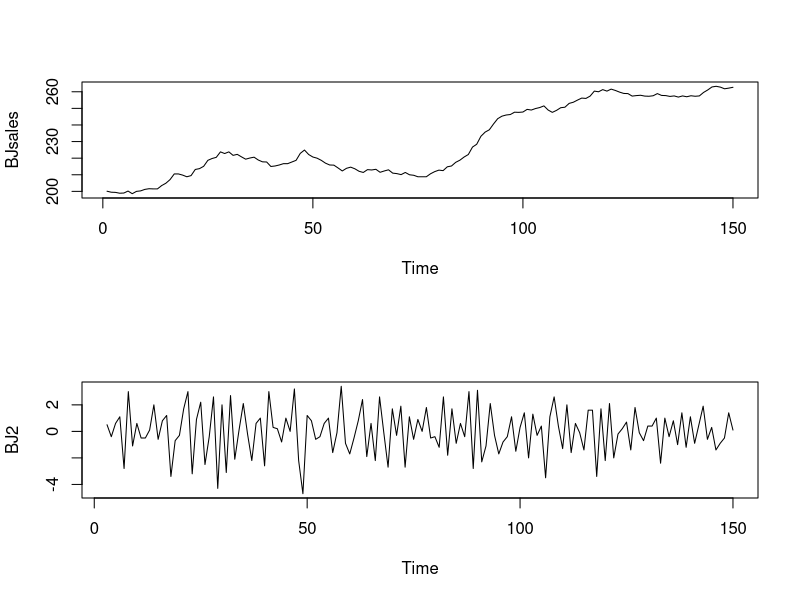
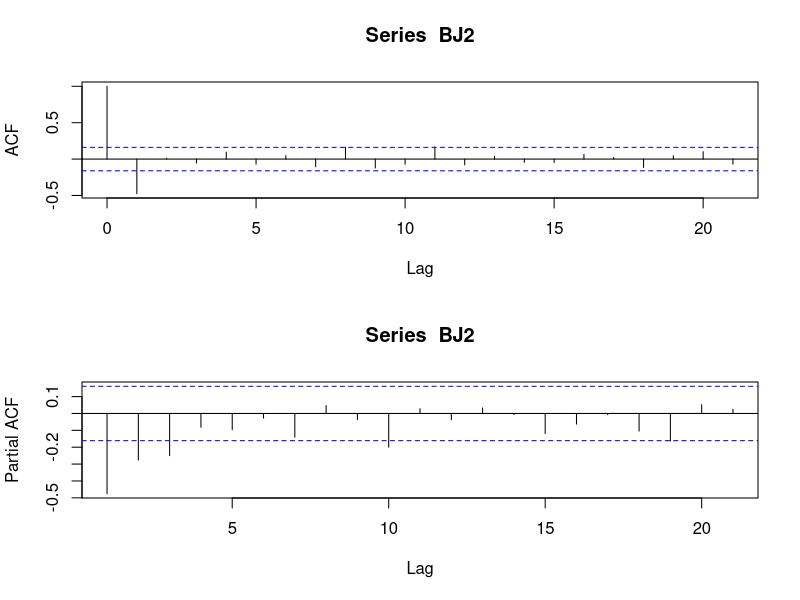

R code for these plots, in order:
#ARMA Fitting Example

#Use the BJsales data. Note that we have to assume the underlying time series is stationary, 
#which this clearly not (check this:)
par(mfrow=c(2,1))
plot(BJsales)

#Instead we'll use the twice-differenced version of this time series. More discussion of the 
#idea behind this differencing to come.
BJ2 <- diff(diff(BJsales))
plot(BJ2)

#Step 1 in the Box-Jenkins process is "Identification" (i.e., order identification).
#We will use ACF and PACF plots to help us decide what p and q are
acf(BJ2)
pacf(BJ2)

#These perhaps suggest that p<=3, q<=1. Let's now perform Step #2: "Estimation"
#Try fitting some of these models using ML
fit.ar <- arima(BJ2, order=c(3,0,0)) #AR(3) use include.mean=F to not estimate mu (valid in this case)
fit.ar
fit.ma <- arima(BJ2, order=c(0,0,1)) #MA(1)
fit.ma
fit.arma <- arima(BJ2, order=c(3,0,1)) #ARMA(3,1)
fit.arma

#Now try fitting some of these models using LS
fitls.ar <- arima(BJ2, order=c(3,0,0), method="CSS") #AR(3)
fitls.ar
fitls.ma <- arima(BJ2, order=c(0,0,1), method="CSS") #MA(1)
fitls.ma
fitls.arma <- arima(BJ2, order=c(3,0,1), method="CSS") #ARMA(3,1)
fitls.arma

#We can fit any number of models of different orders and use the output information to select 
#the model with the best fit. 
m1<-arima(BJ2,order=c(1,0,0))
m2<-arima(BJ2,order=c(2,0,0))
m3<-arima(BJ2,order=c(3,0,0))
m4<-arima(BJ2,order=c(4,0,0))
m5<-arima(BJ2,order=c(0,0,1))
m6<-arima(BJ2,order=c(0,0,2))
m7<-arima(BJ2,order=c(1,0,1))
m8<-arima(BJ2,order=c(2,0,1))
m9<-arima(BJ2,order=c(3,0,1))
m10<-arima(BJ2,order=c(4,0,1))
m11<-arima(BJ2,order=c(1,0,2))
m12<-arima(BJ2,order=c(2,0,2))
m13<-arima(BJ2,order=c(3,0,2))
m14<-arima(BJ2,order=c(4,0,2))

sigma2<-c(m1$sigma2,m2$sigma2,m3$sigma2,m4$sigma2,m5$sigma2,m6$sigma2,m7$sigma2,m8$sigma2,m9$sigma2,m10$sigma2,m11$sigma2,m12$sigma2,m13$sigma2,m14$sigma2)
loglik<-c(m1$loglik,m2$loglik,m3$loglik,m4$loglik,m5$loglik,m6$loglik,m7$loglik,m8$loglik,m9$loglik,m10$loglik,m11$loglik,m12$loglik,m13$loglik,m14$loglik)
AIC<-c(m1$aic,m2$aic,m3$aic,m4$aic,m5$aic,m6$aic,m7$aic,m8$aic,m9$aic,m10$aic,m11$aic,m12$aic,m13$aic,m14$aic)
d <- data.frame(pq = c("(1,0)","(2,0)","(3,0)","(4,0)","(0,1)","(0,2)","(1,1)","(2,1)","(3,1)","(4,1)","(1,2)","(2,2)","(3,2)","(4,2)"),sigma2,loglik,AIC)
d

# Order this by sigma2
d[order(d$sigma2),]

# Order this by loglik
d[order(-d$loglik),]

# Order this by AIC
d[order(d$AIC),]


# Use the following psuedo-code for a likelihood ratio test (LRT) to compare two models. 
# Here the null model (null.mod) is assumed to have fewer parameters than the alternative 
# model (alt.mod). Specifically the null and altnerative models have n.null and n.alt 
# parameters, respectively.

# D <- -2*(null.mod$loglik - alt.mod$loglik)
# pval <- 1-pchisq(D,n.alt-n.null)
# print(c("Test Statistic:",D,"P-value:",pval))

# Compare MA(1) with ARMA(1,2)
D <- -2*(m5$loglik - m11$loglik)
pval <- 1-pchisq(D,2)
print(c("Test Statistic:",D,"P-value:",pval))

#Once we choose a model, we perform Step #3: Verification. That is, we perform model diagnostics 
#using the residuals in a manner similar to OLS. We will look more closely at this next time.
